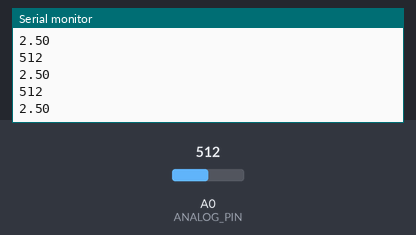
This sketch was run on a simulated Arduino Uno, built with avr-gcc and run on an emulated ATmega328P. On the bench: the last lines printed to the serial monitor. The test bench sets the inputs (shaded band); at power-on: A0 (ANALOG_PIN) = 512.

Above: at 1.2 s.
1.3 s: A0 (ANALOG_PIN) set to 716
At 2.1 s:
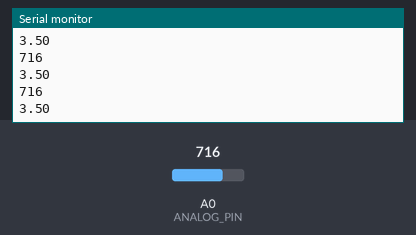
2.8 s: A0 (ANALOG_PIN) set to 900
At 3.3 s:
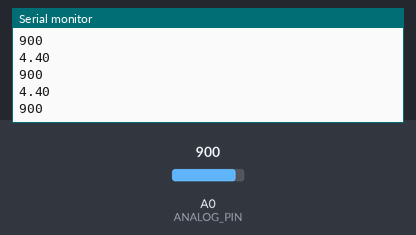
Timing chart, 0 to 5.8 s (numbered marks = the images above; inputs shaded):
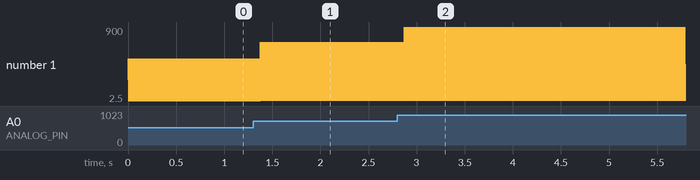

Measured:
- after the input at 1.3 s, the serial monitor: prints a new line after 0.07 s (image 1)
- after the input at 2.8 s, the serial monitor: prints a new line after 0.07 s (image 2)
- plotted number 1: 2.5 → 3.5 after the input at 1.3 s, 3.5 → 900 after the input at 2.8 s

The sketch:

ReadPotentiometer.cpp.ino
```cpp
/* How to read analog input from physical world using potentiometer
 * 3 pins of potentiometer
 * 1st pin : GND
 * 2nd pin : 5 volts
 * 3rd pin : analog input pin (A0)
 */

#define ANALOG_PIN A0

void setup()
{
    // initialize serial communication at 9600 bits per second:
    Serial.begin(9600);
}

void loop()
{
    int sensorValue = analogRead(ANALOG_PIN);
    Serial.println(sensorValue);
    // Print voltage
    float voltage = sensorValue * (5.0 / 1023.0);
    Serial.println(voltage);
    delay(1); // delay in between reads for stability
}
```
